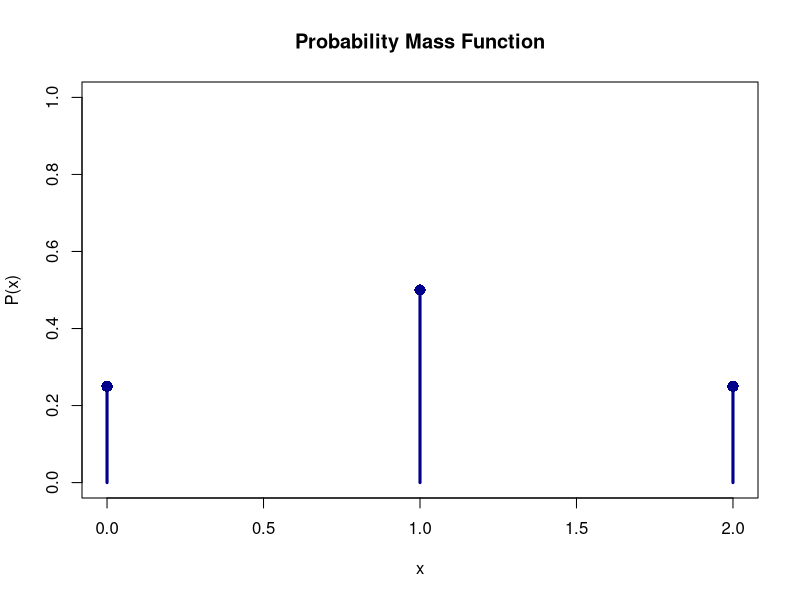
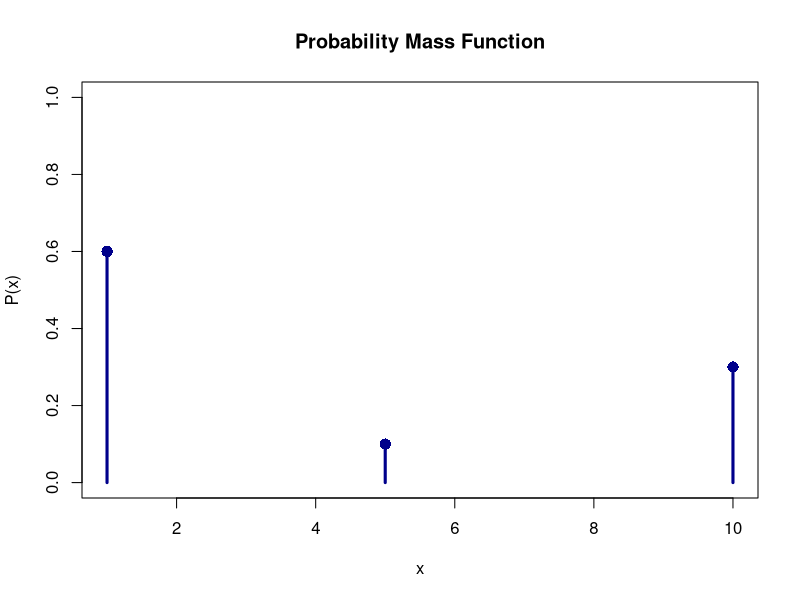

Recreate these plots in R, in order.
## ---- chunk 1
# Define the data from the table
x <- c(0, 1, 2)
p_x <- c(1/4, 1/2, 1/4)

# Plot the vertical lines
plot(x, p_x, 
     type = "h",            
     lwd = 3,               
     col = "darkblue",      
     main = "Probability Mass Function", 
     xlab = "x", 
     ylab = "P(x)", 
     ylim = c(0, 1))        

# Add solid points at the top of the lines
points(x, p_x, pch = 16, col = "darkblue", cex = 1.5)
## ---- chunk 2
# Define the data from the table
x <- c(1, 5, 10)
p_x <- c(3/5, 1/10, 3/10)

# Plot the vertical lines
plot(x, p_x, 
     type = "h",            
     lwd = 3,               
     col = "darkblue",      
     main = "Probability Mass Function", 
     xlab = "x", 
     ylab = "P(x)", 
     ylim = c(0, 1))        

# Add solid points at the top of the lines
points(x, p_x, pch = 16, col = "darkblue", cex = 1.5)
## ---- chunk 3
# If you haven't installed it yet, run: install.packages("DiagrammeR")
library(DiagrammeR)

grViz("
digraph random_walk {
  graph [layout = dot, rankdir = LR] // LR makes it read Left to Right
  
  # Base Node Styling
  node [shape = box, style = filled, fillcolor = LightBlue, fontname = Helvetica]
  
  # Step 0
  Start [label = 'Start\n$10']
  
  # Step 1 Nodes
  node [fillcolor = White]
  D1_R [label = '\n$11']
  D1_B [label = '\n$9']
  
  # Step 2 Nodes
  D2_RR [label = '\n$12']
  D2_RB [label = '\n$10']
  D2_BR [label = '\n$10']
  D2_BB [label = '\n$8']
  
  # Step 3 Nodes (Final Outcomes)
  node [style = filled, fillcolor = '#90EE90', fontcolor = 'black']
  D3_RRR [label = 'End: $13\n(U-U-U)']
  D3_RRB [label = 'End: $11\n(U-U-D)']
  D3_RBR [label = 'End: $11\n(U-D-U)']
  D3_RBB [label = 'End: $9\n(U-D-D)']
  D3_BRR [label = 'End: $11\n(D-U-U)']
  D3_BRB [label = 'End: $9\n(D-U-D)']
  D3_BBR [label = 'End: $9\n(D-D-U)']
  D3_BBB [label = 'End: $7\n(D-D-D)']
  
  # Edges (Connecting the branches)
  edge [fontname = Helvetica, fontsize = 10]
  Start -> D1_R [label = ' UP (+1)', color = red, fontcolor = red]
  Start -> D1_B [label = ' DOWN (-1)']
  
  D1_R -> D2_RR [label = ' Red', color = red]
  D1_R -> D2_RB [label = ' Black']
  
  D1_B -> D2_BR [label = ' Red', color = red]
  D1_B -> D2_BB [label = ' Black']
  
  D2_RR -> D3_RRR [label = ' Red', color = red]
  D2_RR -> D3_RRB [label = ' Black']
  
  D2_RB -> D3_RBR [label = ' Red', color = red]
  D2_RB -> D3_RBB [label = ' Black']
  
  D2_BR -> D3_BRR [label = ' Red', color = red]
  D2_BR -> D3_BRB [label = ' Black']
  
  D2_BB -> D3_BBR [label = ' Red', color = red]
  D2_BB -> D3_BBB [label = ' Black']
}
")
